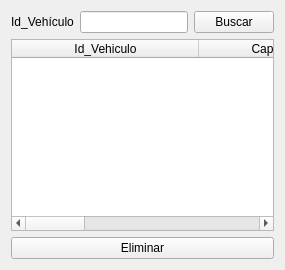
                      <widget class="QWidget" name="page_Vehiculo_Eliminar">
                       <layout class="QVBoxLayout" name="verticalLayout_15">
                        <item>
                         <layout class="QHBoxLayout" name="horizontalLayout_13">
                          <item>
                           <widget class="QLabel" name="label_LugarDestino_Registrar_18">
                            <property name="text">
                             <string>&lt;html&gt;&lt;head/&gt;&lt;body&gt;&lt;p align=&quot;center&quot;&gt;Id_Vehículo&lt;/p&gt;&lt;/body&gt;&lt;/html&gt;</string>
                            </property>
                           </widget>
                          </item>
                          <item>
                           <widget class="QLineEdit" name="lineEdit_IdVehiculo_Eliminar">
                            <property name="maximumSize">
                             <size>
                              <width>400</width>
                              <height>16777215</height>
                             </size>
                            </property>
                           </widget>
                          </item>
                          <item>
                           <widget class="QPushButton" name="Boton_IdVehiculoBuscar_Eliminar">
                            <property name="cursor">
                             <cursorShape>PointingHandCursor</cursorShape>
                            </property>
                            <property name="styleSheet">
                             <string notr="true"/>
                            </property>
                            <property name="text">
                             <string>Buscar</string>
                            </property>
                           </widget>
                          </item>
                         </layout>
                        </item>
                        <item>
                         <widget class="QTableWidget" name="tableWidget_Vehiculo_Eliminar">
                          <property name="editTriggers">
                           <set>QAbstractItemView::NoEditTriggers</set>
                          </property>
                          <attribute name="horizontalHeaderDefaultSectionSize">
                           <number>187</number>
                          </attribute>
                          <column>
                           <property name="text">
                            <string>Id_Vehiculo</string>
                           </property>
                          </column>
                          <column>
                           <property name="text">
                            <string>Cap_Pasajeros</string>
                           </property>
                          </column>
                          <column>
                           <property name="text">
                            <string>Marca</string>
                           </property>
                          </column>
                          <column>
                           <property name="text">
                            <string>Chofer_Id</string>
                           </property>
                          </column>
                         </widget>
                        </item>
                        <item>
                         <widget class="QPushButton" name="Boton_Vehiculo_Eliminar">
                          <property name="maximumSize">
                           <size>
                            <width>16777215</width>
                            <height>16777215</height>
                           </size>
                          </property>
                          <property name="cursor">
                           <cursorShape>PointingHandCursor</cursorShape>
                          </property>
                          <property name="styleSheet">
                           <string notr="true">QPushButton:hover {
	background-color: rgb(0,0,0);
	
	color: rgb(255, 0, 0);
}
</string>
                          </property>
                          <property name="text">
                           <string>Eliminar</string>
                          </property>
                         </widget>
                        </item>
                       </layout>
                      </widget>
